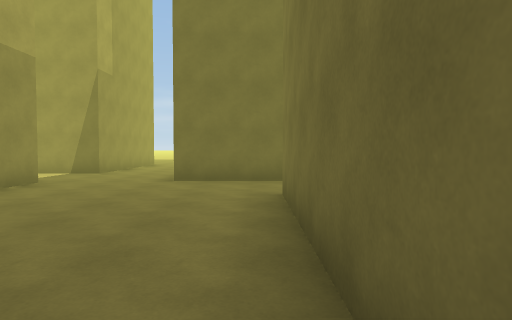
[1] (above)

20 first-person views from a walk through a scene from a Unity 3-D project. The camera is 1.4 m above the floor, tilts 2° down and sees 75° across. The floor is counted in squares, 2 m on a side. Each view is taken from the middle of a square. On the plan, view 1 faces up. The plan holds only what a view shows up to about 10 squares ahead; the rest is blank. The place goes on beyond the plan. The player character is not drawn. Some animated figures are left out. Door leaves are left out, so doorways stand open.

[2]
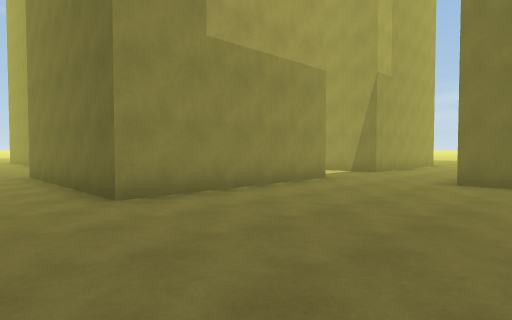

[3]
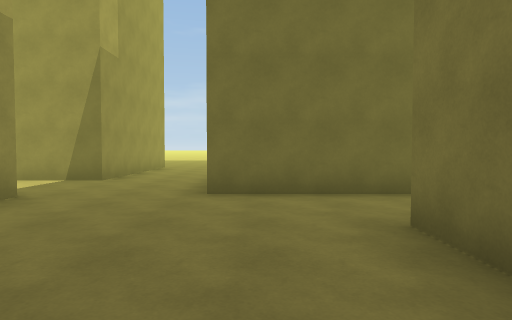

[4]
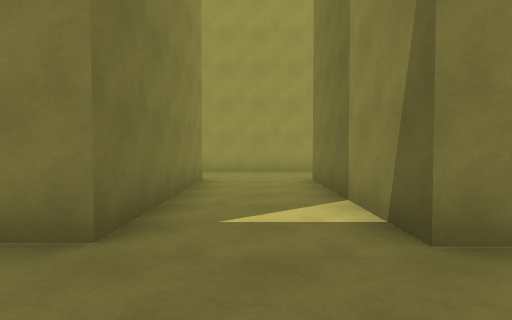

[5]
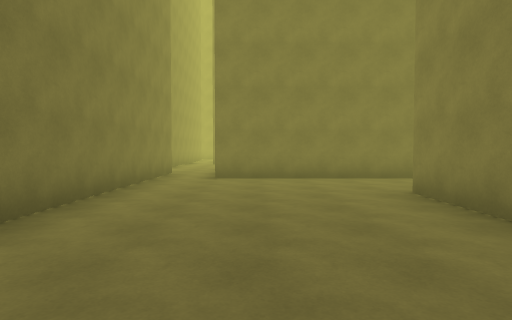

[6]
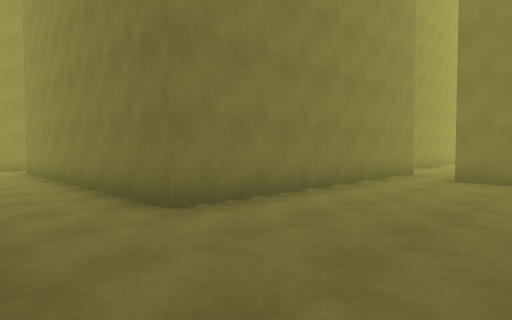

[7]
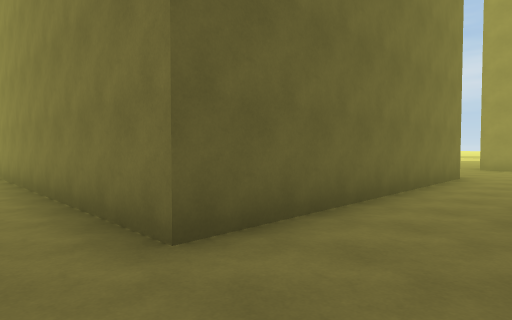

[8]
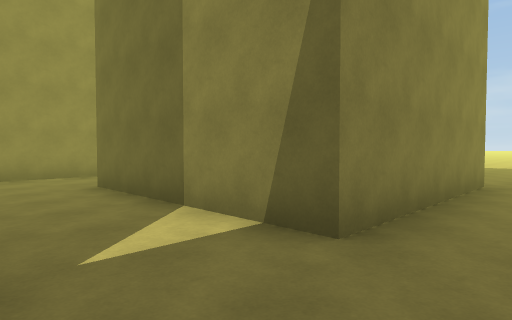

[9]
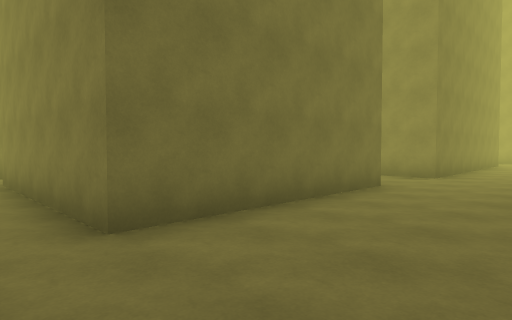

[10]
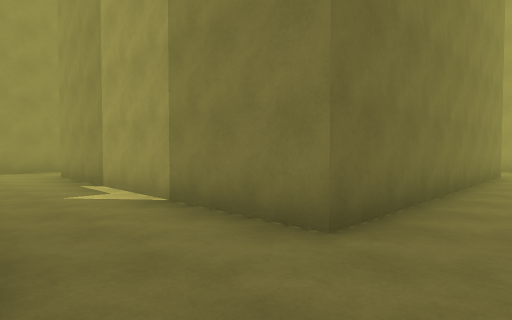

[11]
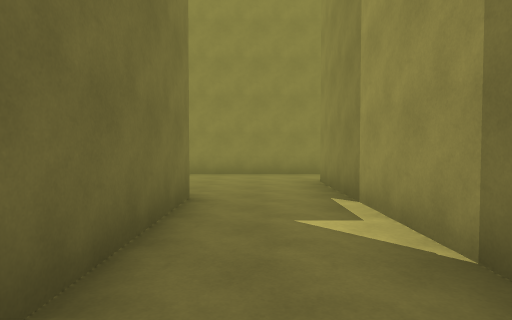

[12]
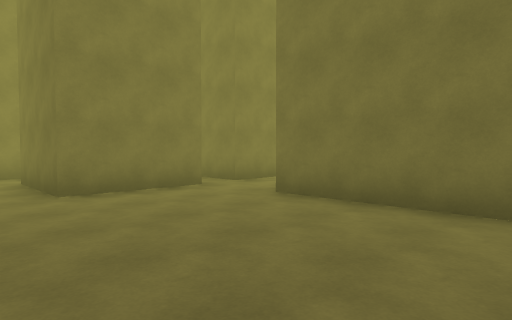

[13]
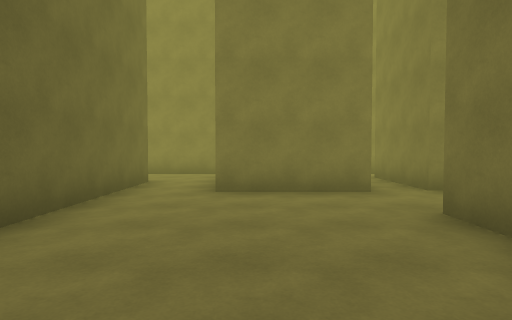

[14]
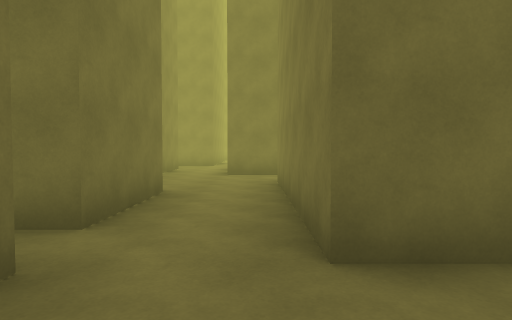

[15]
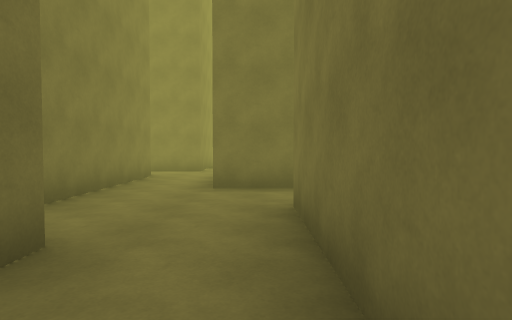

[16]
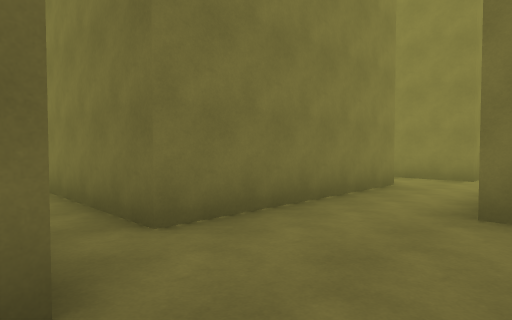

[17]
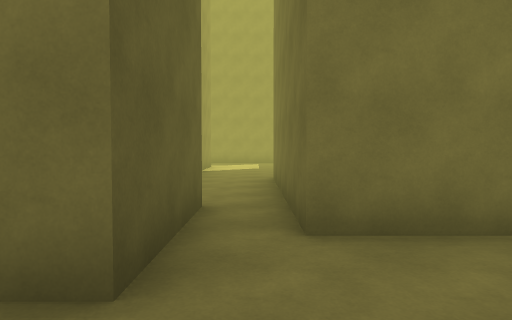

[18]
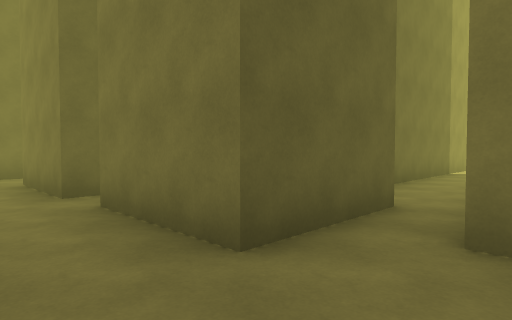

[19]
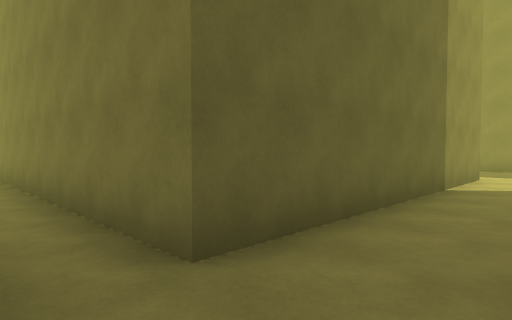

[20]
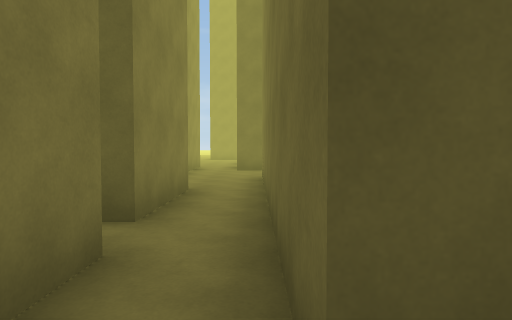

### Floor plan
Ten units are one square. View 1 is at (0, 0); x grows to the right and y downward. Boxes are objects, and circles mark ways between rooms. Rooms are numbered by the first view taken in them; rooms with no view inside come last. Other rooms are left out.
<svg viewBox="-122 -120 185 293">
<path fill="none" stroke="#000" d="M-45 -115 -45 -93 -94 -93M-95 -68 -45 -68 -45 -18M-46 7 -11 7 -11 24M58 -71 -17 -71 -17 -115M4 25 4 -50 55 -50M-117 -101 -117 -74M-61 58 -61 21M-21 99 -25 99 -25 74 0 74M-89 100 -45 100 -45 150M-11 58 -51 58M-61 7 -46 7M1 134 -25 134 -25 109 0 109M-84 5 -84 80M-48 168 -32 168M-14 166 -14 144 5 144M-45 -18 -85 -18M34 123 12 123M5 144 34 144M0 109 0 118M12 123 12 76M0 74 0 99M-11 46 -11 58M12 76 12 49"/>
<circle cx="-55" cy="-5" r="3" fill="#2a7"/>
<circle cx="-5" cy="140" r="3" fill="#2a7"/>
<circle cx="-15" cy="100" r="3" fill="#2a7"/>
<circle cx="-15" cy="65" r="3" fill="#2a7"/>
<circle cx="10" cy="115" r="3" fill="#2a7"/>
<circle cx="5" cy="85" r="3" fill="#2a7"/>
<text x="-30" y="-60">1</text>
<text x="-50" y="80">2</text>
<text x="20" y="130">3</text>
<text x="10" y="100">4</text>
<text x="0" y="60">5</text>
</svg>
Room 1 opens to room 2. Room 2 opens to room 3. Room 2 opens to room 4. Room 2 opens to room 5. Room 3 opens to room 4. Room 4 opens to room 5.

Where each view was taken, in squares from view 1:
view 1: 0 up, 0 right, facing up
view 2: 0 up, 0 right, facing up-left
view 3: 2 up, 1 left, facing up
view 4: 8 up, 2 left, facing left
view 5: 7 up, 2 left, facing down
view 6: 7 up, 3 left, facing down-right
view 7: 5 up, 3 left, facing up-right
view 8: 7 up, 3 left, facing up-left
view 9: 2 up, 0 right, facing down-left
view 10: 1 up, 6 left, facing down-left
view 11: 1 down, 7 left, facing down
view 12: 6 down, 8 left, facing down-right
view 13: 8 down, 8 left, facing right
view 14: 8 down, 4 left, facing down
view 15: 11 down, 4 left, facing down
view 16: 13 down, 4 left, facing down-right
view 17: 14 down, 4 left, facing right
view 18: 15 down, 4 left, facing up-right
view 19: 14 down, 0 right, facing up-right
view 20: 13 down, 1 right, facing up
